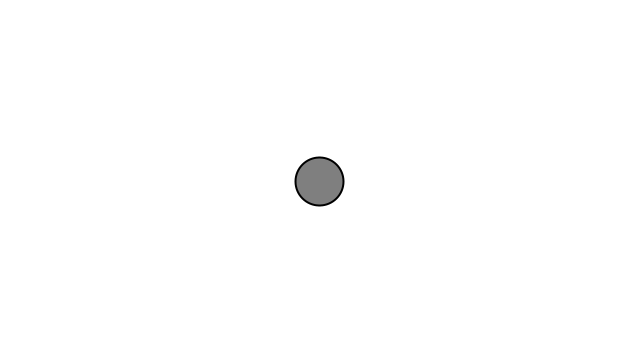
Frame 1 (no input)
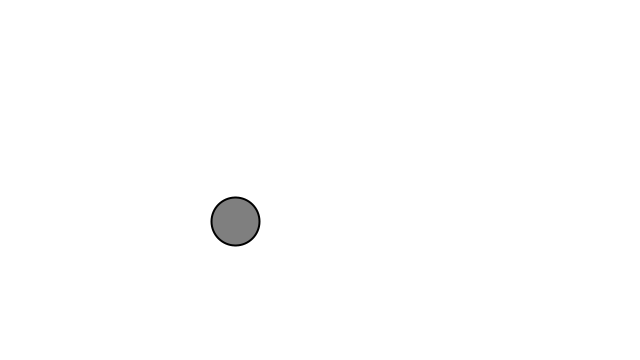
Frame 60 (the mouse pressed at the canvas centre just before this capture)
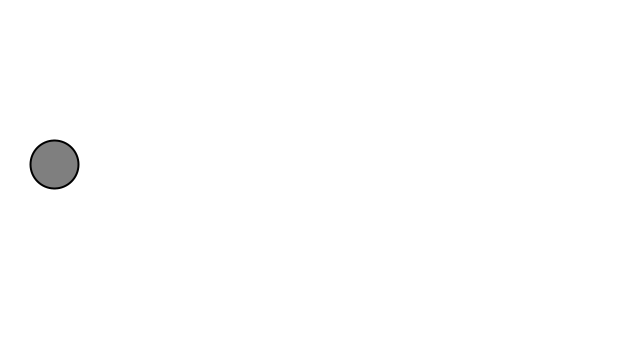
Frame 120 (the mouse held since frame 60 and released just before this capture)

The Processing sketch that drew these frames (run headless with seeded random() and noise(); from frame 60 on, the mouse is pressed at the canvas centre):

// Processing sketch: NOC_1_9_motion101_acceleration
// ── NOC_1_9_motion101_acceleration.pde
Mover mover;

void setup() {
  size(640,360);
  mover = new Mover(); 
}

void draw() {
  background(255);
  mover.update();
  mover.checkEdges();
  mover.display(); 
}
// ── Mover.pde

class Mover {

  PVector location;
  PVector velocity;
  PVector acceleration;
  float topspeed;

  Mover() {
    location = new PVector(width/2, height/2);
    velocity = new PVector(0, 0);
    topspeed = 6;
  }

  void update() {

    acceleration = PVector.random2D();
    acceleration.mult(random(2));

    velocity.add(acceleration);
    velocity.limit(topspeed);
    location.add(velocity);
  }

  void display() {
    stroke(0);
    strokeWeight(2);
    fill(127);
    ellipse(location.x, location.y, 48, 48);
  }

  void checkEdges() {

    if (location.x > width) {
      location.x = 0;
    } 
    else if (location.x < 0) {
      location.x = width;
    }

    if (location.y > height) {
      location.y = 0;
    } 
    else if (location.y < 0) {
      location.y = height;
    }
  }
}
